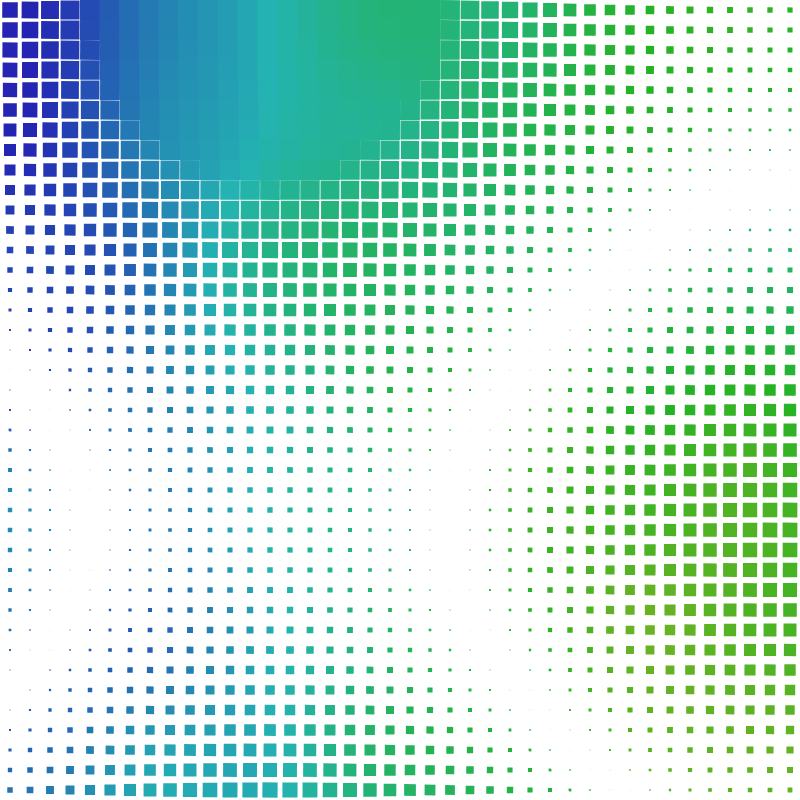
Frame 1 (no input)
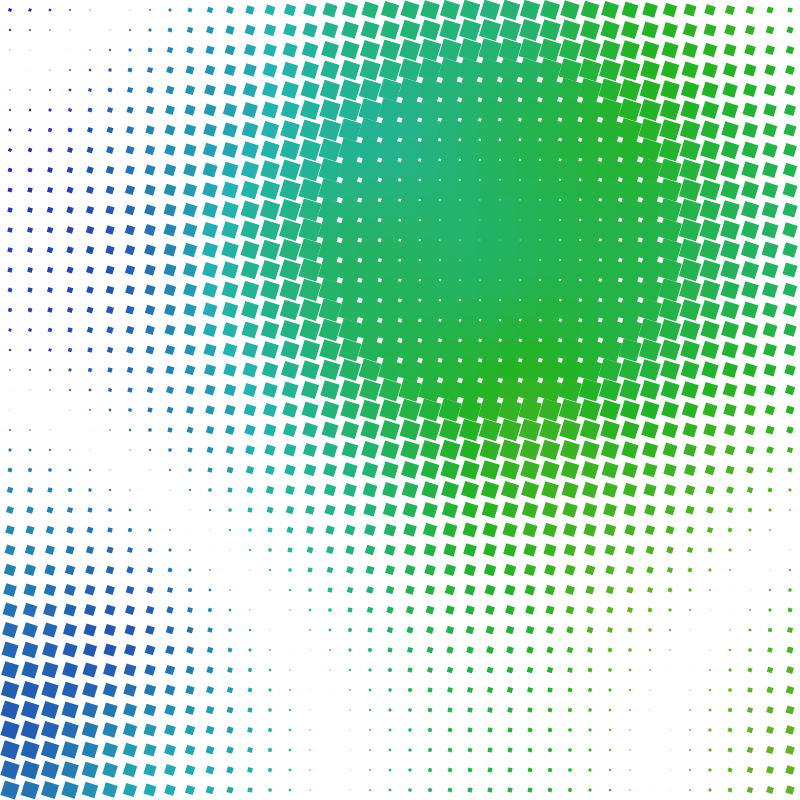
Frame 60 (no input)
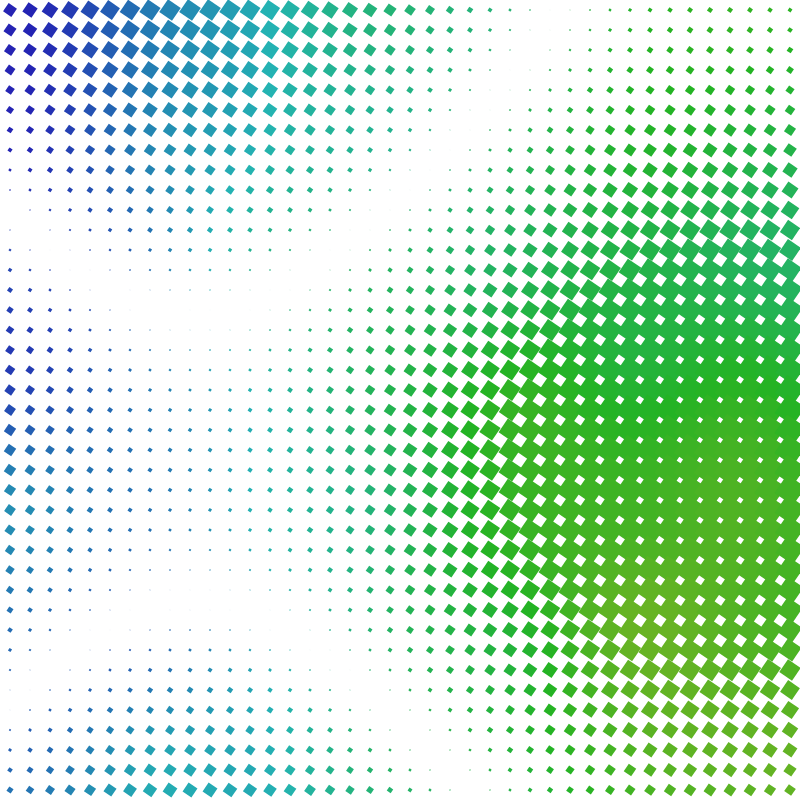
Frame 120 (the mouse pressed at the canvas centre since frame 60)

The p5.js sketch that drew these frames (run headless with seeded random() and noise() and a simulated clock; from frame 60 on, the mouse is pressed at the canvas centre):

// p5.js sketch
// ── sketch.js
var squareLength = 20;
var squareCount = 40;
var squares = [];
var bgColor = 0;
var shapeMode = 0;

class Square {
  constructor(x, y, l) {
    this.x = x;
    this.y = y;
    this.l = l;
    this.c = color(noise(x * 0.001, y * 0.001) * 360, 80, bgColor == 0 ? 100 : 70);
  }
  
  draw(perc) {
    fill(this.c);
    
    switch (shapeMode) {
      case 0:
        push();
        translate(this.x + 0.5 * this.l, this.y + 0.5 * this.l);
        rotate(frameCount * 0.005);
        square(0, 0, this.l * perc);
        pop();
        break;

      case 1:
        push();
        translate(this.x + 0.5 * this.l, this.y + 0.5 * this.l);
        rotate(frameCount * 0.005);
        square(0, 0, this.l * perc);
        pop();
        break;
        
      case 2:
        rect(
          this.x + 0.5 * this.l,
          this.y + 0.5 * this.l,
          this.l * perc,
          this.l * perc);
        break;
        
      case 3:
        circle(this.x + 0.5 * this.l, this.y + 0.5 * this.l, this.l * perc);
    }
  }
}

function setup() {
  let l = squareLength * squareCount;
  createCanvas(l, l);
  strokeWeight(0);
  stroke(0);
  colorMode(HSB);
  rectMode(CENTER);
  
  if (round(random(0, 3)) == 2)
  {
    bgColor = 255;
  }
  
  shapeMode = round(random(0, 3.5));
  
  for (let i = 0; i < squareCount; i++) {
    for (let j = 0; j < squareCount; j++) {
      let square = new Square(i * squareLength, j * squareLength, squareLength);
      squares.push(square);
    }
  }
}

function draw() {
  background(bgColor);
  
  let a = 0.12;
  let b = 0.12;
  
  for (let i = 0; i < squareCount; i++) {
    for (let j = 0; j < squareCount; j++) {
      let n = cos(j * a + frameCount * 0.03) + cos(frameCount * 0.05) * 0.5;
      let m = sin(i * b + frameCount * 0.03) + sin(frameCount * 0.05) * 0.5;
      squares[j + i * squareCount].draw((n * 0.5) + (m * 0.5));
    }
  }
}
